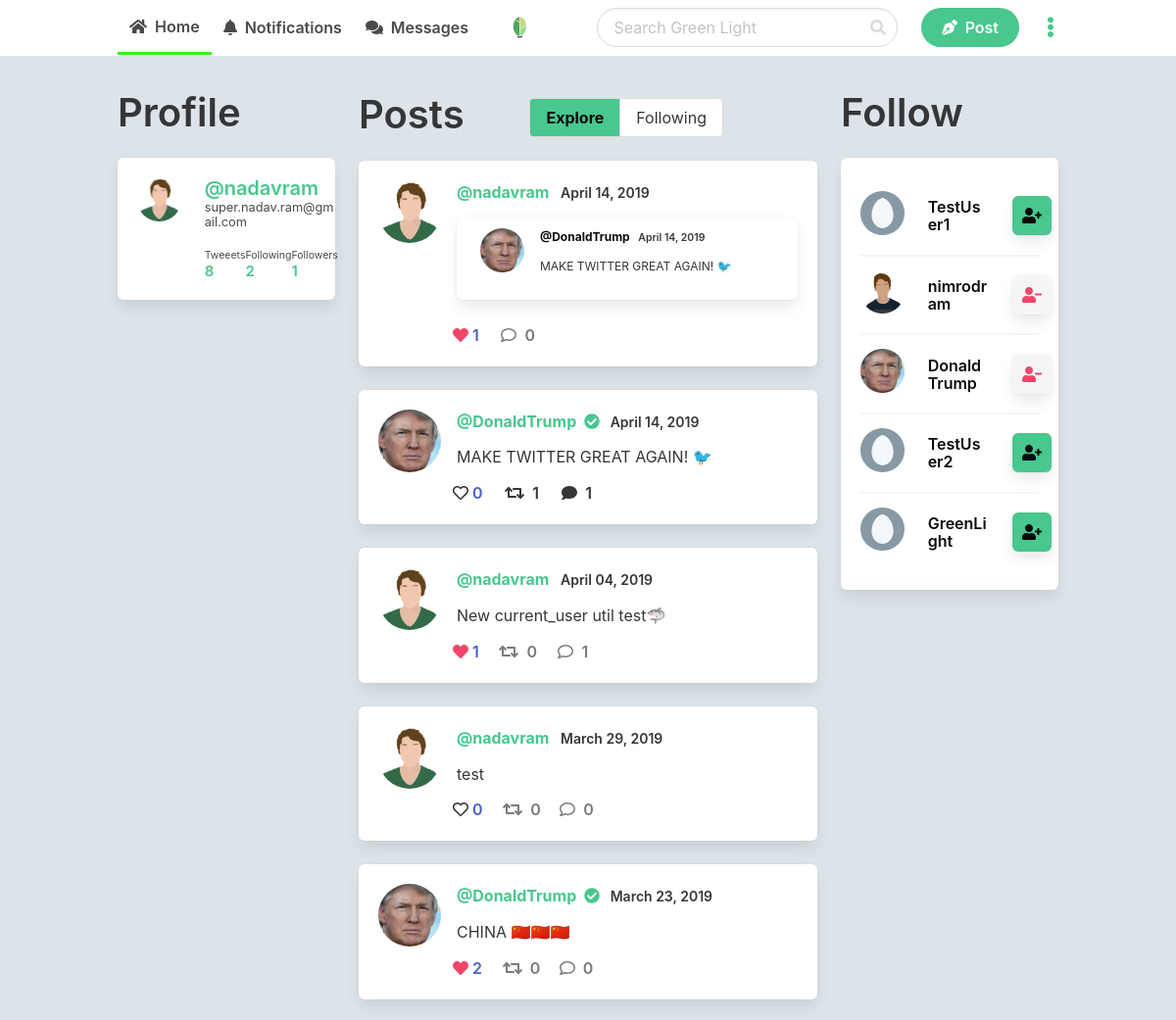
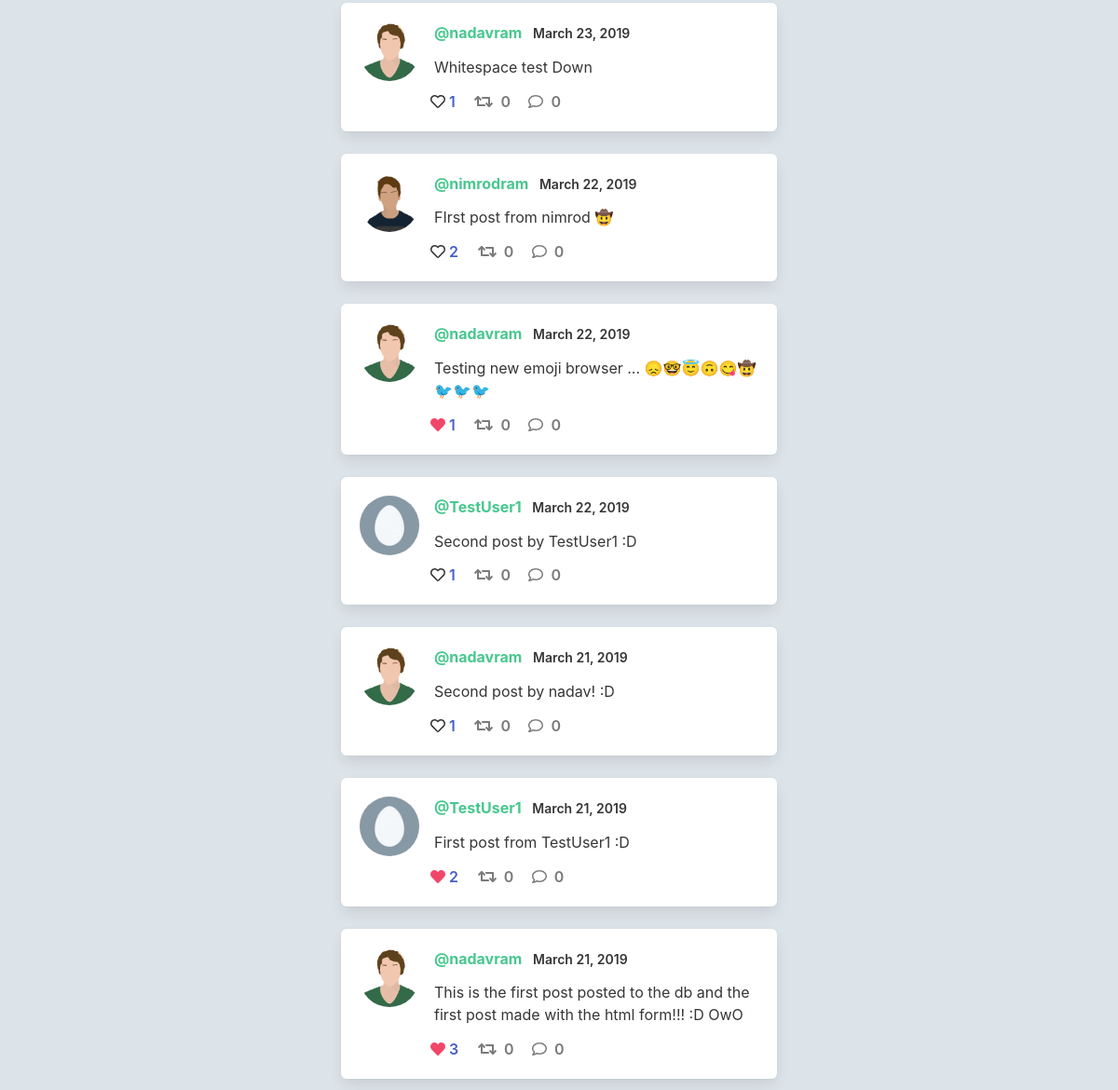
Screenshot of / (signed in) with the database file from the repository (2 pictures, top to bottom).
### app.py (models this page shows, shortened)
class User(db.Model):
    id = db.Column(db.Integer, primary_key=True)
    username = db.Column(db.String(25), unique=True, nullable=False)
    email = db.Column(db.String(120), unique=True, nullable=False)
    image_file = db.Column(db.String(20), default='default.jpg')
    password = db.Column(db.String(64), nullable=False)
    verified = db.Column(db.Integer, default=0, nullable=True)
    posts = db.relationship('Post', backref='author', lazy=True)
    likes = db.relationship('Post', secondary=likes,
                            backref=db.backref('likes', lazy='dynamic'), lazy='dynamic')
    followed = db.relationship('User', secondary=followers,
                               primaryjoin=(followers.c.follower_id == id),
                               secondaryjoin=(followers.c.followed_id == id),
                               backref=db.backref('followers', lazy='dynamic'), lazy='dynamic')

class Post(db.Model):
    id = db.Column(db.Integer, primary_key=True)
    date_posted = db.Column(db.DateTime, nullable=False,
                            default=datetime.utcnow)
    content = db.Column(db.Text, nullable=False)
    user_id = db.Column(db.Integer, db.ForeignKey('user.id'), nullable=False)
    retweet = db.Column(db.Integer, default=None, nullable=True, unique=False)
    comment = db.Column(db.Integer, default=None, nullable=True, unique=False)

### app.py (the view)
@app.route('/')
def home():
    posts = Post.query.filter_by(comment=None).all()
    follow_suggestions = User.query.all()[0:6]
    if current_user():  # If there is a user in the session
        if current_user() in follow_suggestions:  # If the current user is in the user's follow suggestions
            follow_suggestions.remove(current_user())
    return render_template('home.html', posts=posts, user=current_user(), Post_model=Post, likes=likes, follow_suggestions=follow_suggestions, User=User)

### app.py (called while the page is built)
def current_user():
    if len(session) > 0:
        return User.query.filter_by(username=session['username']).first()
    else:
        return None

### templates/home.html (shortened to what this page needs)
{% extends 'layout.html' %}
{% block body %}
<div class="columns">
    <div class="column is-one-quarter is-hidden-touch">
        {% if user != None %}
        <div class="wrap" style="position: -webkit-sticky; position: sticky; top: 0;">
            <h2 class="title is-2">Profile</h2>
            <div class="box">
                <div class="columns">
                    {% set profile_pic = url_for('static', filename='profile_pics/' + user.image_file) %}
                    <div class="column is-one-third">
                        <img src="{{ profile_pic }}" width="80" class="profile">
                    </div>
                    <div class="column">
                        <a href="{{ url_for('profile') }}">
                            <h5 class="title is-5 has-text-success">@{{ user.username }}&nbsp;
                            </h5>
                        </a>
                        <h6 class="subtitle is-6" style="margin-bottom: 1rem; font-size: 80%;">{{ user.email }}</h6>
                        <div class="level">
                            <div class="level-left">
                                <div class="content is-small">
                                    <small>Tweeets</small>
                                    {% set user_posts = Post_model.query.filter_by(user_id=user.id).all() %}
                                    <h4 class="has-text-success" style="margin-bottom: 0;">{{ user_posts|length }}</h4>
                                </div>
                            </div>
                            <div class="level-item">
                                <div class="content is-small">
                                    <small>Following</small>
                                    {% set user_following = [] %}
                                    {% for user_query in User.query.all() %}
                                    {% for user_query_followers in user_query.followers.all() %}
                                    {% if user_query_followers == user %}
                                    {% set user_following = user_following.append(user) %}
                                    {% endif %}
                                    {% endfor %}
                                    {% endfor %}
                                    <h4 class="has-text-success" style="margin-bottom: 0;">{{ user_following|length }}</h4>
                                </div>
                            </div>
                            <div class="level-item">
                                <div class="content is-small">
                                    <small>Followers</small>
                                    {% set user_followers = user.followers.all() %}
                                    <h4 class="has-text-success" style="margin-bottom: 0;">{{ user_followers|length }}</h4>
                                </div>
                            </div>
                        </div>
                    </div>
                </div>
            </div>
        </div>
        {% endif %}
    </div>
    <div class="column is-half">
        <div class="level is-hidden-touch">
            <div class="level-left">
                <h2 class="title is-2">Posts</h2>
            </div>
            <div class="level-right">
                <div class="field has-addons" style="margin: .5rem 6rem 0 0;">
                    <p class="control">
                        {% if url_for(request.endpoint) == url_for('home') %}
                        <a class="button has-background-success has-text-black has-text-weight-bold"
                            href="{{ url_for('home') }}">
                            <span>Explore</span>
                        </a>
                        {% else %}
                        <a class="button" href="{{ url_for('home') }}">
                            <span>Explore</span>
                        </a>
                        {% endif %}
                    </p>
                    <p class="control">
                        {% if url_for(request.endpoint) == url_for('home_following') %}
                        <a class="button has-background-success has-text-black has-text-weight-bold"
                            href="{{ url_for('home_following') }}">
                            <span>Following</span>
                        </a>
                        {% else %}
                        <a class="button" href="{{ url_for('home_following') }}">
                            <span>Following</span>
                        </a>
                        {% endif %}
                    </p>
                </div>
            </div>
        </div>
        {% for post in posts|reverse %}
        {% include "includes/_post.html" %}
        {% endfor %}
    </div>
    <div class="column is-one-quarter is-hidden-touch">
        <div class="wrap" style="position: -webkit-sticky; position: sticky; top: 0;">
            <h2 class="title is-2">Follow</h2>
            <div class="box">
                {% for suggestion in follow_suggestions %}
                <div class="columns is-vcentered" style="margin-top: 2px; margin-bottom: 2px;">
                    <div class="column is-one-third">
                        <img src="{{ url_for('static', filename='profile_pics/' + suggestion.image_file) }}"
                            alt="{{ suggestion.username }}" class="profile" width="60">
                    </div>
                    <div class="column">
                        <h2 class="title is-6 has-text-black">{{ suggestion.username }}</h2>
                    </div>
                    <div class="column is-one-quarter">
                        {% if user in suggestion.followers.all() %}
                        <a href="{{ url_for('unfollow', id=suggestion.id) }}">
                            <div class="box icon has-background-light is-small">
                                <i class="fas fa-user-minus has-text-danger"></i>
                            </div>
                        </a>
                        {% else %}
                        <a href="{{ url_for('follow', id=suggestion.id) }}">
                            <div class="box has-background-success icon is-small">
                                <i class="fas fa-user-plus has-text-black"></i>
                            </div>
                        </a>
                        {% endif %}
                    </div>
                </div>
                {% if suggestion != follow_suggestions[-1] %}
                <hr class="is-marginless">
                {% endif %}
                {% endfor %}
            </div>
        </div>
    </div>
</div>
{% endblock %}

### templates/includes/_post.html (shortened to what this page needs)
{% set id = post.id %}
<a href="/post/{{post.id}}" class="has-text-dark">
    <div class="box" id="{{id}}">
        <article class="media">
            <figure class="media-left">
                <p class="image is-64x64">
                    {% set profile_pic = url_for('static', filename='profile_pics/' + post.author.image_file) %}
                    <img src="{{ profile_pic }}" style="width: 64px; height: 64px;" class="profile">
                </p>
            </figure>
            <div class="media-content">
                <div class="content">
                    <p style="margin-bottom: .8rem;">
                        <strong class="has-text-success">@{{post.author.username}}{% if post.author.verified %}
                            &nbsp;<i class="fas fa-check-circle"></i>
                            {% endif %}</strong>
                        <small
                            class="has-text-weight-semibold">&nbsp;&nbsp;{{post.date_posted.strftime('%B %d, %Y')}}</small>
                        <br>
                        <p style="margin-bottom: .8rem;">{{post.content}}</p>
                        {% if post.retweet != None  %}
                        {% set retweet = Post_model.query.filter_by(id=post.retweet).first() %}
                        <div class="box" style="padding: 0.75rem 1.5rem;">
                            <a href="/post/{{retweet.id}}" class="has-text-dark">
                                <div class="content is-small">
                                    <img src="{{ url_for('static', filename='profile_pics/' + retweet.author.image_file) }}"
                                        alt="Profile Picture" class="profile is-pulled-left" width="45"
                                        style="margin: auto 1rem auto 0;">
                                    <p>
                                        <strong
                                            class="has-text-black">@{{retweet.author.username}}</strong>
                                        <small
                                            class="has-text-weight-semibold">&nbsp;&nbsp;{{retweet.date_posted.strftime('%B %d, %Y')}}</small>
                                        <br>
                                        <p style="margin-bottom: .8rem;">{{retweet.content}}</p>
                                    </p>
                                </div>
                            </a>
                        </div>
                        {% endif %}
                    </p>
                </div>
                <div class="level-left">
                    <a class="level-item has-text-weight-semibold" href="/like/{{post.id}}" style="margin-right: 2rem;">
                        {% if user != None %}
                        {% if user in post.likes.all() %}
                        <span class="icon is-small has-text-danger"><i
                                class="fas fa-heart"></i>&nbsp;&nbsp;</span>{{post.likes.all()|length}}
                        {% else %}
                        <span class="icon is-small has-text-dark"><i
                                class="far fa-heart"></i>&nbsp;&nbsp;</span>{{post.likes.all()|length}}
                        {% endif %}
                        {% else %}
                        <span class="icon is-small has-text-dark"><i
                                class="far fa-heart"></i>&nbsp;&nbsp;</span>{{post.likes.all()|length}}
                        {% endif %}
                    </a>
                    {% if post.retweet == None %}
                    {% set post_retweets = Post_model.query.filter_by(retweet=post.id).all()|length %}
                    <a class="level-item has-text-weight-semibold" href="/retweet/{{post.id}}"
                        style="margin-right: 2.5rem;">
                        {% if user != None %}
                        {% if Post_model.query.filter_by(user_id=user.id).filter_by(retweet=post.id).first() %}
                        <span class="icon is-small has-text-dark"><i
                                class="fas fa-retweet"></i>&nbsp;&nbsp;{{post_retweets}}</span>
                        {% else %}
                        <span class="icon is-small has-text-grey"><i
                                class="fas fa-retweet"></i>&nbsp;&nbsp;{{post_retweets}}</span>
                        {% endif %}
                        {% else %}
                        <span class="icon is-small has-text-grey"><i
                                class="fas fa-retweet"></i>&nbsp;&nbsp;{{post_retweets}}</span>
                        {% endif %}
                    </a>
                    {% endif %}
                    {% if post.comment == None %}
                    {% set post_comments = Post_model.query.filter_by(comment=post.id).all()|length %}
                    <a class="level-item has-text-weight-semibold" href="/new_comment/{{post.id}}"
                        style="margin-right: 2rem;">
                        {% if user != None %}
                        {% if Post_model.query.filter_by(user_id=user.id).filter_by(comment=post.id).first() %}
                        <span class="icon is-small has-text-dark"><i
                                class="fas fa-comment"></i>&nbsp;&nbsp;{{post_comments}}</span>
                        {% else %}
                        <span class="icon is-small has-text-grey"><i
                                class="far fa-comment"></i>&nbsp;&nbsp;{{post_comments}}</span>
                        {% endif %}
                        {% else %}
                        <span class="icon is-small has-text-grey"><i
                                class="far fa-comment"></i>&nbsp;&nbsp;{{post_comments}}</span>
                        {% endif %}
                    </a>
                    {% endif %}
                </div>
            </div>
        </article>
    </div>
</a>

### templates/layout.html (style rules this page uses)
img.profile { object-fit: cover; border-radius: 50%; }

### rows the page displays
User: username "nadavram", email "super.nadav.ram@gmail.com"
Post: author.username "nadavram", date_posted "April 14, 2019", image_file (picture), likes.all|length "1", post_comments "0"
User: author.username "DonaldTrump", image_file (picture), username "DonaldTrump"
Post: date_posted "April 14, 2019", content "MAKE TWITTER GREAT AGAIN! 🐦", author.username "DonaldTrump", likes.all|length "0", post_retweets "1", post_comments "1"
Post: author.username "nadavram", date_posted "April 04, 2019", content "New current_user util test🦈", likes.all|length "1", post_retweets "0", user "1"
Post: author.username "nadavram", date_posted "March 29, 2019", content "test", likes.all|length "0", post_retweets "0", post_comments "0"
Post: author.username "DonaldTrump", date_posted "March 23, 2019", content "CHINA 🇨🇳🇨🇳🇨🇳", likes.all|length "2", post_retweets "0", post_comments "0"
Post: author.username "nadavram", date_posted "March 23, 2019", content "Whitespace test Down", likes.all|length "1", post_retweets "0", post_comments "0"
Post: shows a picture, author.username "nimrodram", date_posted "March 22, 2019", content "FIrst post from nimrod 🤠", likes.all|length "2", post_retweets "0", post_comments "0"
Post: author.username "nadavram", date_posted "March 22, 2019", content "Testing new emoji browser ... 😞🤓😇🙃😋🤠 🐦🐦🐦", likes.all|length "1", post_retweets "0", post_comments "0"
Post: author.username "TestUser1", date_posted "March 22, 2019", content "Second post by TestUser1 :D", likes.all|length "1", post_retweets "0", post_comments "0"
Post: author.username "nadavram", date_posted "March 21, 2019", content "Second post by nadav! :D", likes.all|length "1", post_retweets "0", post_comments "0"
Post: author.username "TestUser1", date_posted "March 21, 2019", content "First post from TestUser1 :D", likes.all|length "2", post_retweets "0", post_comments "0"
Post: author.username "nadavram", date_posted "March 21, 2019", content "This is the first post posted to the db and the first post made with the html form!!! :D OwO", likes.all|length "3", post_retweets "0", post_comments "0"
User: image_file (placeholder picture), username "TestUser1"
User: image_file (picture), username "nimrodram"
User: image_file (placeholder picture), username "TestUser2"
User: image_file (placeholder picture), username "GreenLight"

### other values shown
{{ user_posts|length }} "8"
{{ user_following|length }} "2"
{{ user_followers|length }} "1"
